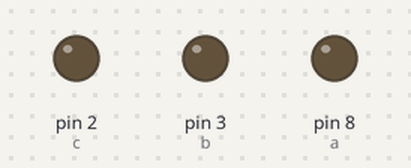
The sketch below on a simulated Arduino Uno, built with avr-gcc and run on an emulated ATmega328P. Parts: output pins drawn as LEDs (lit = HIGH).

Above: at 0.5 s.
At 1.5 s:
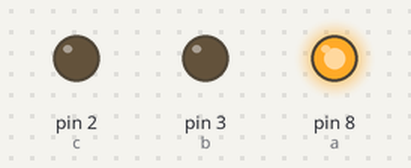
At 2.5 s:
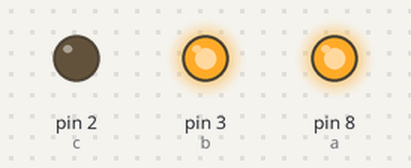
At 3.5 s:
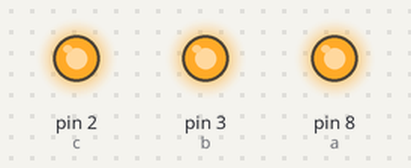
At 4.5 s:
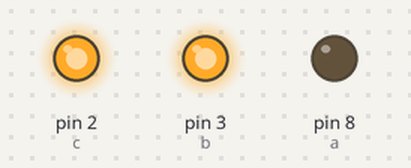
At 5.5 s:
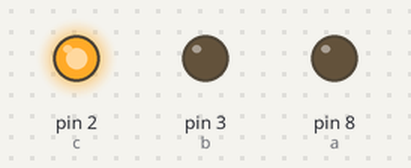
Timing chart, 0 to 7.8 s (numbered marks = the images above):
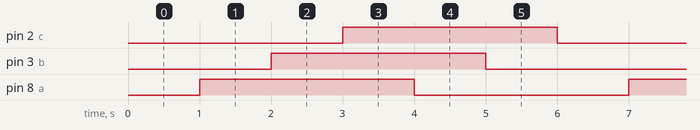

Measured:
- by itself, pin 2 (c), pin 3 (b), pin 8 (a): alternates HIGH for 3.0 s and LOW for 3.0 s
- by itself, everything shown: repeats every 6.0 s, in 6 steps

The sketch:

sketch_oct23b.ino
```cpp
int a = 8;
int b = 3;
int c = 2;

unsigned long previousMillis = 0;  // store last time LED state was updated
const unsigned long interval = 1000; // 1 second

int stepIndex = 0;  // to track which LED to toggle

void setup() {
  pinMode(a, OUTPUT);
  pinMode(b, OUTPUT);
  pinMode(c, OUTPUT);
}

void loop() {
  unsigned long currentMillis = millis();

  // Check if 1 second has passed
  if (currentMillis - previousMillis >= interval)
   {
    previousMillis = currentMillis;  // reset timer

    // Run LED sequence
    switch (stepIndex) {
      case 0:
        digitalWrite(a, HIGH);
        break;
      case 1:
        digitalWrite(b, HIGH);
        break;
      case 2:
        digitalWrite(c, HIGH);
        break;
      case 3:
        digitalWrite(a, LOW);
        break;
      case 4:
        digitalWrite(b, LOW);
        break;
      case 5:
        digitalWrite(c, LOW);
        break;
    }

    // Go to next step (wrap around to 0 after 6)
    stepIndex++;
    if (stepIndex > 5) {
      stepIndex = 0;
    }
  }
}
```
